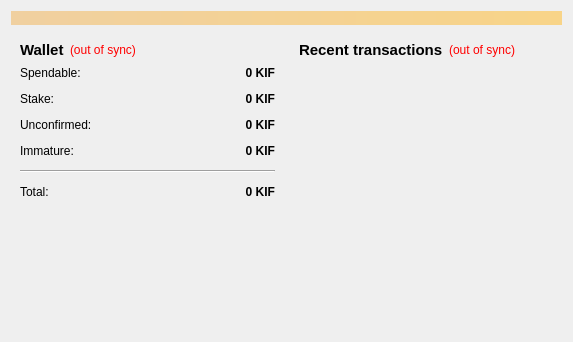
<?xml version="1.0" encoding="UTF-8"?>
<ui version="4.0">
 <class>OverviewPage</class>
 <widget class="QWidget" name="OverviewPage">
  <property name="geometry">
   <rect>
    <x>0</x>
    <y>0</y>
    <width>573</width>
    <height>342</height>
   </rect>
  </property>
  <property name="windowTitle">
   <string>Form</string>
  </property>
  <layout class="QVBoxLayout" name="topLayout">
   <item>
    <widget class="QLabel" name="labelAlerts">
     <property name="visible">
      <bool>false</bool>
     </property>
     <property name="styleSheet">
      <string notr="true">background-color: qlineargradient(x1: 0, y1: 0, x2: 1, y2: 0, stop:0 #F0D0A0, stop:1 #F8D488);  color:#000000
</string>
     </property>
     <property name="wordWrap">
      <bool>true</bool>
     </property>
     <property name="margin">
      <number>3</number>
     </property>
    </widget>
   </item>
   <item>
    <layout class="QHBoxLayout" name="horizontalLayout" stretch="1,1">
     <item>
      <layout class="QVBoxLayout" name="verticalLayout_2">
       <item>
        <widget class="QWidget" name="widget" native="true">
         <layout class="QVBoxLayout" name="verticalLayout_4">
          <item>
           <layout class="QHBoxLayout" name="horizontalLayout_4">
            <item>
             <widget class="QLabel" name="label_5">
              <property name="font">
               <font>
                <pointsize>11</pointsize>
                <weight>75</weight>
                <bold>true</bold>
               </font>
              </property>
              <property name="text">
               <string>Wallet</string>
              </property>
             </widget>
            </item>
            <item>
             <widget class="QLabel" name="labelWalletStatus">
              <property name="toolTip">
               <string>The displayed information may be out of date. Your wallet automatically synchronizes with the KIF network after a connection is established, but this process has not completed yet.</string>
              </property>
              <property name="styleSheet">
               <string notr="true">QLabel { color: red; }</string>
              </property>
              <property name="text">
               <string notr="true">(out of sync)</string>
              </property>
              <property name="alignment">
               <set>Qt::AlignLeading|Qt::AlignLeft|Qt::AlignVCenter</set>
              </property>
             </widget>
            </item>
            <item>
             <spacer name="horizontalSpacer_2">
              <property name="orientation">
               <enum>Qt::Horizontal</enum>
              </property>
              <property name="sizeHint" stdset="0">
               <size>
                <width>40</width>
                <height>20</height>
               </size>
              </property>
             </spacer>
            </item>
           </layout>
          </item>
          <item>
           <layout class="QFormLayout" name="formLayout_2">
            <property name="fieldGrowthPolicy">
             <enum>QFormLayout::AllNonFixedFieldsGrow</enum>
            </property>
            <property name="horizontalSpacing">
             <number>12</number>
            </property>
            <property name="verticalSpacing">
             <number>12</number>
            </property>
            <item row="0" column="0">
             <widget class="QLabel" name="label">
              <property name="text">
               <string>Spendable:</string>
              </property>
             </widget>
            </item>
            <item row="0" column="1">
             <widget class="QLabel" name="labelBalance">
              <property name="font">
               <font>
                <weight>75</weight>
                <bold>true</bold>
               </font>
              </property>
              <property name="cursor">
               <cursorShape>IBeamCursor</cursorShape>
              </property>
              <property name="toolTip">
               <string>Your current spendable balance</string>
              </property>
              <property name="text">
               <string notr="true">0 KIF</string>
              </property>
              <property name="alignment">
               <set>Qt::AlignRight|Qt::AlignTrailing|Qt::AlignVCenter</set>
              </property>
              <property name="textInteractionFlags">
               <set>Qt::LinksAccessibleByMouse|Qt::TextSelectableByKeyboard|Qt::TextSelectableByMouse</set>
              </property>
             </widget>
            </item>
            <item row="1" column="0">
             <widget class="QLabel" name="label_6">
              <property name="text">
               <string>Stake:</string>
              </property>
             </widget>
            </item>
            <item row="1" column="1">
             <widget class="QLabel" name="labelStake">
              <property name="font">
               <font>
                <weight>75</weight>
                <bold>true</bold>
               </font>
              </property>
              <property name="cursor">
               <cursorShape>IBeamCursor</cursorShape>
              </property>
              <property name="toolTip">
               <string>Total of coins that was staked, and do not yet count toward the current balance</string>
              </property>
              <property name="text">
               <string notr="true">0 KIF</string>
              </property>
              <property name="alignment">
               <set>Qt::AlignRight|Qt::AlignTrailing|Qt::AlignVCenter</set>
              </property>
              <property name="textInteractionFlags">
               <set>Qt::LinksAccessibleByMouse|Qt::TextSelectableByKeyboard|Qt::TextSelectableByMouse</set>
              </property>
             </widget>
            </item>
            <item row="2" column="0">
             <widget class="QLabel" name="label_3">
              <property name="text">
               <string>Unconfirmed:</string>
              </property>
             </widget>
            </item>
            <item row="2" column="1">
             <widget class="QLabel" name="labelUnconfirmed">
              <property name="font">
               <font>
                <weight>75</weight>
                <bold>true</bold>
               </font>
              </property>
              <property name="cursor">
               <cursorShape>IBeamCursor</cursorShape>
              </property>
              <property name="toolTip">
               <string>Total of transactions that have yet to be confirmed, and do not yet count toward the current balance</string>
              </property>
              <property name="text">
               <string notr="true">0 KIF</string>
              </property>
              <property name="alignment">
               <set>Qt::AlignRight|Qt::AlignTrailing|Qt::AlignVCenter</set>
              </property>
              <property name="textInteractionFlags">
               <set>Qt::LinksAccessibleByMouse|Qt::TextSelectableByKeyboard|Qt::TextSelectableByMouse</set>
              </property>
             </widget>
            </item>
            <item row="3" column="0">
             <widget class="QLabel" name="labelImmatureText">
              <property name="text">
               <string>Immature:</string>
              </property>
             </widget>
            </item>
            <item row="3" column="1">
             <widget class="QLabel" name="labelImmature">
              <property name="font">
               <font>
                <weight>75</weight>
                <bold>true</bold>
               </font>
              </property>
              <property name="toolTip">
               <string>Mined balance that has not yet matured</string>
              </property>
              <property name="text">
               <string notr="true">0 KIF</string>
              </property>
              <property name="alignment">
               <set>Qt::AlignRight|Qt::AlignTrailing|Qt::AlignVCenter</set>
              </property>
              <property name="textInteractionFlags">
               <set>Qt::LinksAccessibleByMouse|Qt::TextSelectableByKeyboard|Qt::TextSelectableByMouse</set>
              </property>
             </widget>
            </item>
            <item row="4" column="0" colspan="2">
             <widget class="Line" name="line">
              <property name="orientation">
               <enum>Qt::Horizontal</enum>
              </property>
             </widget>
            </item>
            <item row="5" column="0">
             <widget class="QLabel" name="labelTotalText">
              <property name="text">
               <string>Total:</string>
              </property>
             </widget>
            </item>
            <item row="5" column="1">
             <widget class="QLabel" name="labelTotal">
              <property name="font">
               <font>
                <weight>75</weight>
                <bold>true</bold>
               </font>
              </property>
              <property name="cursor">
               <cursorShape>IBeamCursor</cursorShape>
              </property>
              <property name="toolTip">
               <string>Your current total balance</string>
              </property>
              <property name="text">
               <string notr="true">0 KIF</string>
              </property>
              <property name="alignment">
               <set>Qt::AlignRight|Qt::AlignTrailing|Qt::AlignVCenter</set>
              </property>
              <property name="textInteractionFlags">
               <set>Qt::LinksAccessibleByMouse|Qt::TextSelectableByKeyboard|Qt::TextSelectableByMouse</set>
              </property>
             </widget>
            </item>
           </layout>
          </item>
         </layout>
        </widget>
       </item>
       <item>
        <spacer name="verticalSpacer">
         <property name="orientation">
          <enum>Qt::Vertical</enum>
         </property>
         <property name="sizeHint" stdset="0">
          <size>
           <width>20</width>
           <height>40</height>
          </size>
         </property>
        </spacer>
       </item>
      </layout>
     </item>
     <item>
      <layout class="QVBoxLayout" name="verticalLayout_3">
       <item>
        <widget class="QWidget" name="widget_2" native="true">
         <layout class="QVBoxLayout" name="verticalLayout">
          <item>
           <layout class="QHBoxLayout" name="horizontalLayout_2">
            <item>
             <widget class="QLabel" name="label_4">
              <property name="font">
               <font>
                <pointsize>11</pointsize>
                <weight>75</weight>
                <bold>true</bold>
               </font>
              </property>
              <property name="text">
               <string>&lt;b&gt;Recent transactions&lt;/b&gt;</string>
              </property>
             </widget>
            </item>
            <item>
             <widget class="QLabel" name="labelTransactionsStatus">
              <property name="toolTip">
               <string>The displayed information may be out of date. Your wallet automatically synchronizes with the KIF network after a connection is established, but this process has not completed yet.</string>
              </property>
              <property name="styleSheet">
               <string notr="true">QLabel { color: red; }</string>
              </property>
              <property name="text">
               <string notr="true">(out of sync)</string>
              </property>
              <property name="alignment">
               <set>Qt::AlignRight|Qt::AlignTrailing|Qt::AlignVCenter</set>
              </property>
             </widget>
            </item>
            <item>
             <spacer name="horizontalSpacer">
              <property name="orientation">
               <enum>Qt::Horizontal</enum>
              </property>
              <property name="sizeHint" stdset="0">
               <size>
                <width>40</width>
                <height>20</height>
               </size>
              </property>
             </spacer>
            </item>
           </layout>
          </item>
          <item>
           <widget class="QListView" name="listTransactions">
            <property name="styleSheet">
             <string notr="true">QListView { background: transparent; }</string>
            </property>
            <property name="frameShape">
             <enum>QFrame::NoFrame</enum>
            </property>
            <property name="verticalScrollBarPolicy">
             <enum>Qt::ScrollBarAlwaysOff</enum>
            </property>
            <property name="horizontalScrollBarPolicy">
             <enum>Qt::ScrollBarAlwaysOff</enum>
            </property>
            <property name="selectionMode">
             <enum>QAbstractItemView::NoSelection</enum>
            </property>
           </widget>
          </item>
         </layout>
        </widget>
       </item>
      </layout>
     </item>
    </layout>
   </item>
  </layout>
 </widget>
 <resources/>
 <connections/>
</ui>
